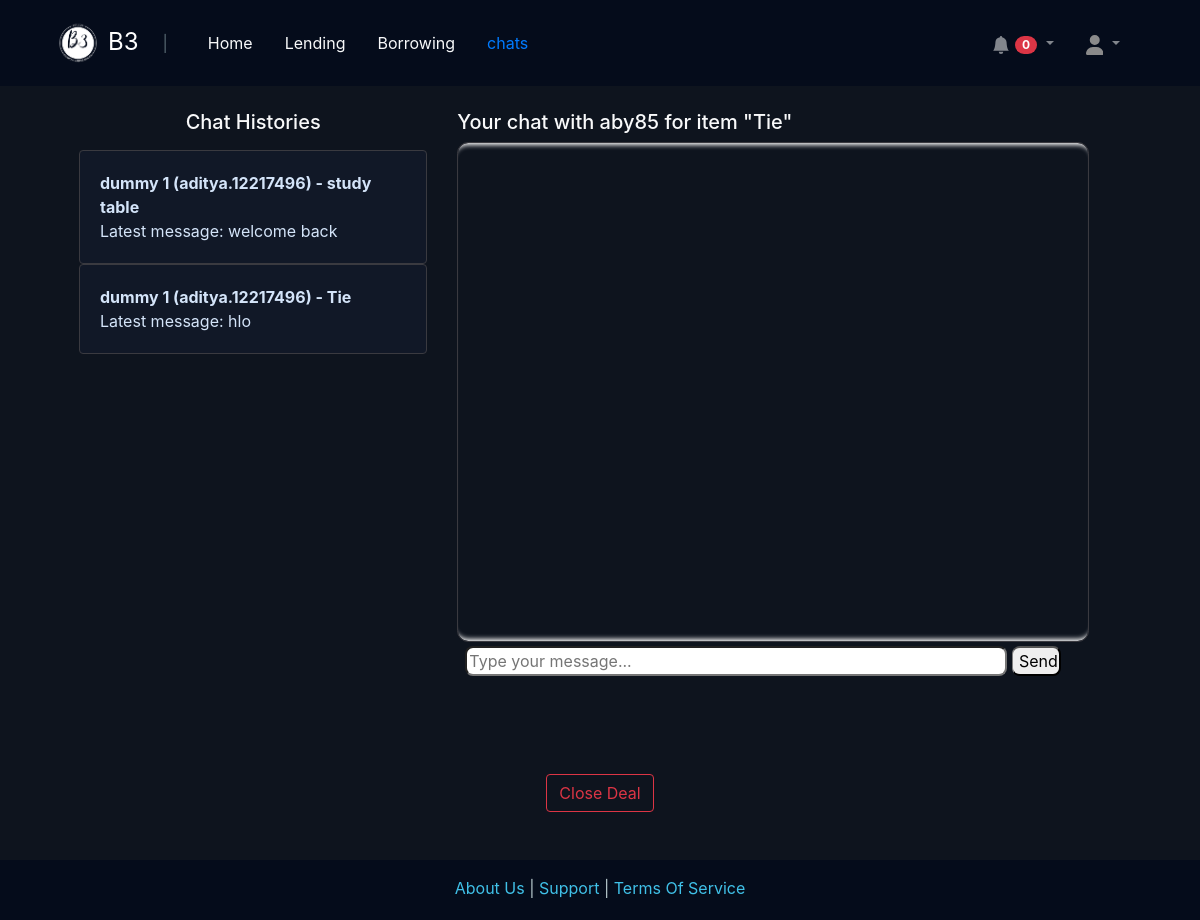
The page /community/deal/1/ongoing/ (signed in) on the database its author committed.
### community/models.py (models this page shows, shortened)
class ChatBox(models.Model):
    sender = models.ForeignKey(User, on_delete=models.CASCADE, related_name='sent_messages', null=False)
    receiver = models.IntegerField(default=-1, null=False)
    timeStamp = models.DateField(default=now)
    seen = models.BooleanField(default=False)
    message = models.TextField()
    room = models.CharField(max_length=20, default='1-2')

class Offering(models.Model):
    lender = models.ForeignKey(User, on_delete=models.CASCADE, null=True)
    name = models.CharField(max_length=300)
    category = models.CharField(max_length=200)
    description = models.TextField(default='')
    price = models.IntegerField(default=0, null=True)
    image = models.ImageField(upload_to='offerings/images', null=True, blank=True)
    available = models.BooleanField(default=True)
    timeStamp = models.DateField(default=now)
    feedback = models.IntegerField(default=0)

### community/views.py (the view, shortened to what this page needs)
# urls.py: path('deal/<str:id>/ongoing/', views.dealing),
@csrf_exempt
def dealing(request, id):
    id_stored = id
    id=id.split('by')
    lender = Offering.objects.filter(id=int(id[0]))[0].lender
    if request.user.id == lender.id:
        username = User.objects.filter(id=int(id[-1]))[0].username
        msg_notification_receiver = int(id[-1])
    else:
        username = lender.username
        msg_notification_receiver = lender.id
    room_name = f'{id[0]}-{id[-1]}-{lender.id}' # offering-borrower-lender //always
    messages = ChatBox.objects.filter(room=room_name)
    item = Offering.objects.filter(id=int(id[0]))[0]
    msgs1 = ChatBox.objects.filter(receiver = request.user.id)
    msgs2 = ChatBox.objects.filter(sender = request.user)
    msgsCombined = list(set(msgs1) | set(msgs2))
    chats = {}
    for msg in msgsCombined:
        room = msg.room
        if room not in chats:
            chats[room] = []
        chats[room].append(msg)
    for room, chat in chats.items():
        chat = chat[-1]
        getting_room_url = chat.room.split('-')
        chats[room] = [chat, chat.sender if request.user.id!=chat.sender.id else User.objects.filter(id=chat.receiver)[0], f"{getting_room_url[0]}by{getting_room_url[1]}", Offering.objects.filter(id=int(getting_room_url[0]))[0]]
    return render(request,'community/dealing.html', {'room_name': room_name, 'msgs': messages, 'username': username, 'id': id_stored, 'notification_receiver': msg_notification_receiver, 'chats': chats, 'item': item, 'chats_token': True})

### community/templates/community/dealing.html (shortened to what this page needs)
{% extends "base.html" %}
{% load static %}
{% block body %}
<div class="row my-4 px-3 ml-5">
    <div class="col-md-4" id="chat-history-column">
        <h5 class="text-light mb-3" style="text-align: center;">Chat Histories</h5>
        <div class="chat-histories">
            {% for room, chat in chats.items %}
            <div class="card" style="background: #111827 !important; border: 1px solid #3a3a40 !important;">
                <a href="/community/deal/{{chat.2}}/ongoing" class="card-body"
                    style="color: #d4e4f9; text-decoration: none;">
                    <p class="card-title my-0"><b>{{chat.1.first_name}} {{chat.1.last_name}} ({{chat.1.username}}) -
                            {{chat.3.name}}</b>
                    </p>
                    <p class="card-text my-0">Latest message: {{chat.0.message}}</p>
                </a>
            </div>
            {% endfor %}
        </div>
    </div>
    <div class="chat-section col-md-7">
        <h5 class="text-light">Your chat with {{username}} for item "{{item.name}}"</h5>
        <div class="chatbox" id="chatbox">
            </div>
            <div class="send mx-2 my-1">
                <input type="text" id="message-input" placeholder="Type your message...">
                <button id="send-button">Send</button>
            </div>
        </div>
    </div>
    <div class="dealing" style="display: block; align-items: center; text-align: center; margin: auto;">
        <button id="close_deal" class="btn btn-outline-danger">Close Deal</button>
    </div>
    {% endblock body %}

### static/css/style.css (style rules this page uses)
body { background: #0e141e !important; height: fit-content; width: 100vw; }
html { scrollbar-width: none; }
.chat-histories { overflow-y: scroll; height: 75vh; }
.card { background: #1d2432 !important; }
.chatbox { height: 500px; width: 100%; border: 1px solid #3a3a40 !important; border-radius: 0.7rem; overflow-y: scroll; display: flex; flex-direction: column; box-shadow: inset 0 7px 5px -5px white, inset 0 -7px 5px -5px white; }
#message-input { width: 88%; border-radius: 0.5rem; }
#send-button { width: 8%; border-radius: 0.5rem; border-left: 1px solid grey; }

### rows shown on the page
ChatBox: first_name "dummy", last_name "1", username "aditya.12217496", name "study table", message "welcome back"
ChatBox: first_name "dummy", last_name "1", username "aditya.12217496", name "Tie", message "hlo"
Offering: name "Tie"

### other values the page prints
{{ notifications|length }} "0"
{{ username }} "aby85"
